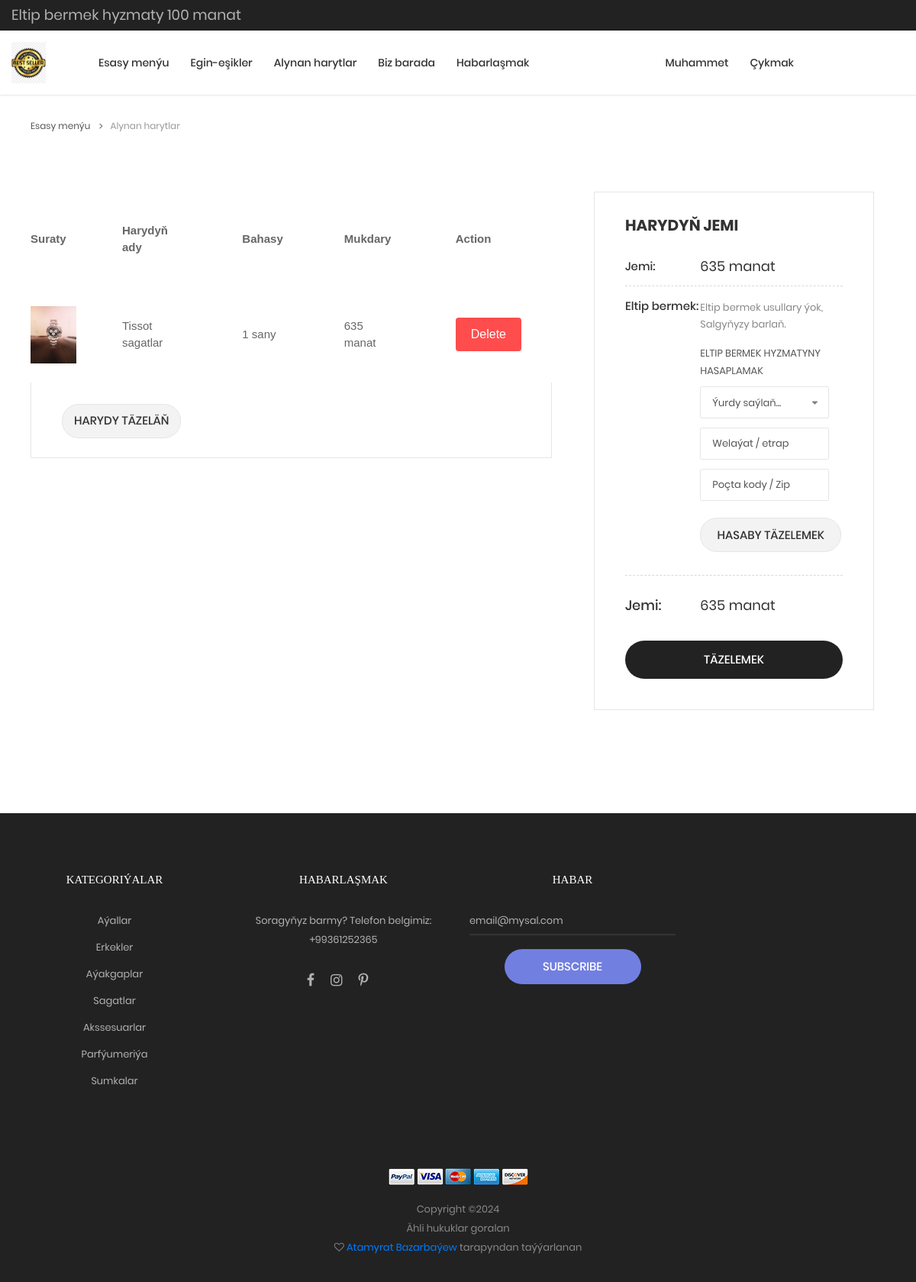
Page /shoping_cart/ (signed in) on the committed database.
### main/models.py (models this page shows)
class Cart(models.Model):
    user = models.ForeignKey(User, on_delete=models.CASCADE, null=True)
    product = models.ForeignKey(Product, on_delete=models.CASCADE, null=True)
    price = models.IntegerField(null=True)
    image = models.ImageField(upload_to='image', null=True)
    class Meta:
        db_table = 'cart'
        verbose_name = 'cart'
        verbose_name_plural = 'carts'
        ordering = ['-id']

class Product(models.Model):
    name = models.CharField(max_length=100)
    category = models.CharField(max_length=50)
    price = models.IntegerField()
    image = models.ImageField(upload_to='image')
    description = models.TextField(null=True)
    class Meta:
        db_table = 'products'
        verbose_name = 'product'
        verbose_name_plural = 'products'
        ordering = ['-id']
    def __str__(self):
        return self.name

### main/views.py (the view)
# urls.py: path('shoping_cart/', views.shoping_сart, name='shoping_cart'),
@login_required
def shoping_сart(request):
    total_price = 0
    carts = models.Cart.objects.filter(user=request.user)
    for cart in carts:
        total_price += cart.price
    context = {
        'carts': carts,
        'total_price': total_price
    }
    return render(request, 'shoping_cart.html', context)

### templates/shoping_cart.html (shortened to what this page needs)
{% load static %}
<!DOCTYPE html>
<html lang="en">
<head>
	<link rel="stylesheet" type="text/css" href="{% static 'css/vendor/bootstrap/css/bootstrap.min.css' %}">
	<link rel="stylesheet" type="text/css" href="{% static 'css/fonts/font-awesome-4.7.0/css/font-awesome.min.css' %}">
	<link rel="stylesheet" type="text/css" href="{% static 'css/fonts/iconic/css/material-design-iconic-font.min.css' %}">
	<link rel="stylesheet" type="text/css" href="{% static 'css/fonts/linearicons-v1.0.0/icon-font.min.css' %}">
	<link rel="stylesheet" type="text/css" href="{% static 'css/vendor/animate/animate.css' %}">
	<link rel="stylesheet" type="text/css" href="{% static 'css/vendor/css-hamburgers/hamburgers.min.css' %}">
	<link rel="stylesheet" type="text/css" href="{% static 'css/vendor/animsition/css/animsition.min.css' %}">
	<link rel="stylesheet" type="text/css" href="{% static 'css/vendor/select2/select2.min.css' %}">
	<link rel="stylesheet" type="text/css" href="{% static 'css/vendor/perfect-scrollbar/perfect-scrollbar.css' %}">
	<link rel="stylesheet" type="text/css" href="{% static 'css/css/util.css' %}">
	<link rel="stylesheet" type="text/css" href="{% static 'css/css/main.css' %}">
</head>
<body class="animsition">
	<header class="header-v4">
		<div class="container-menu-desktop">
			<div class="top-bar">
				<div class="content-topbar flex-sb-m h-full container">
					<div class="left-top-bar">
						<h5> Eltip bermek hyzmaty 100 manat </h5>
					</div>
				</div>
			</div>
			<div class="wrap-menu-desktop how-shadow1">
				<nav class="limiter-menu-desktop container">
					<a href="{% url 'home' %}" class="logo">
						<img src="{% static 'img/images/icons/icon2.png' %}" alt="IMG-LOGO">
					</a>
					<div class="menu-desktop">
						<ul class="main-menu">
							<li>
								<a href="{% url 'home' %}">Esasy menýu</a>
							</li>
							<li>
								<a href="{% url 'product' %}">Egin-eşikler</a>
							</li>
							<li>
								<a href="{% url 'shoping_cart' %}">Alynan harytlar</a>
							</li>
							<li>
								<a href="{% url 'about' %}">Biz barada</a>
							</li>
							<li>
								<a href="{% url 'contact' %}">Habarlaşmak</a>
							</li>
						</ul>
					</div>
					<div class="main-menu">
						<li>
							<a href="{% url 'home' %}"  style="padding-left: 150px;">{{ request.user.username }}</a>
						</li>
						<li>
							<a href="{% url 'logout' %}">Çykmak</a>
						</li>
					</div>
				</nav>
			</div>
		</div>
	</header>
	<div class="container">
		<div class="bread-crumb flex-w p-l-25 p-r-15 p-t-30 p-lr-0-lg">
			<a href="{% url 'home' %}" class="stext-109 cl8 hov-cl1 trans-04">
				Esasy menýu
				<i class="fa fa-angle-right m-l-9 m-r-10" aria-hidden="true"></i>
			</a>
			<span class="stext-109 cl4">
				Alynan harytlar
			</span>
		</div>
	</div>
	<form class="bg0 p-t-75 p-b-85">
		<div class="container">
			<div class="row">
				<div class="col-lg-10 col-xl-7 m-lr-auto m-b-50">
					<div class="m-l-25 m-r--38 m-lr-0-xl">
						<div class="wrap-table-shopping_cart">
							<table class="table-shopping_cart">
								<tr class="table_head">
									<th class="column-1">Suraty</th>
									<th class="column-2" style="padding: 40px;">Harydyň ady</th>
									<th class="column-3" style="padding: 40px;">Bahasy</th>
									<th class="column-4" style="padding: 40px;">Mukdary</th>
									<th class="column-5" style="padding: 40px;">Action</th>
								</tr>
                                 {% for cart in carts %}
								<tr class="table_row">
									<td class="column-1">
										<div class="how-itemcart1">
											<img src="{{ cart.image.url }}" alt="IMG">
										</div>
									</td>
									<td class="column-2" style="padding: 40px;">{{ cart.product }}</td>
									<td class="column-3" style="padding: 40px;"> 1 sany</td>
									<td class="column-4" style="padding: 40px;"> {{ cart.price }} manat</td>
									<td class="column-5" style="padding: 40px;"> <a href="{% url 'delete_product' id=cart.id %}" class="delete-button">Delete</a></td>
								</tr>
								{% endfor %}
							</table>
						</div>
						<div class="flex-w flex-sb-m bor15 p-t-18 p-b-15 p-lr-40 p-lr-15-sm">
							<div class="flex-c-m stext-101 cl2 size-119 bg8 bor13 hov-btn3 p-lr-15 trans-04 pointer m-tb-10">
								Harydy täzeläň
							</div>
						</div>
					</div>
				</div>
				<div class="col-sm-10 col-lg-7 col-xl-5 m-lr-auto m-b-50">
					<div class="bor10 p-lr-40 p-t-30 p-b-40 m-l-63 m-r-40 m-lr-0-xl p-lr-15-sm">
						<h4 class="mtext-109 cl2 p-b-30">
							Harydyň jemi
						</h4>
						<div class="flex-w flex-t bor12 p-b-13">
							<div class="size-208">
								<span class="stext-110 cl2">
									Jemi:
								</span>
							</div>
							<div class="size-209">
								<span class="mtext-110 cl2">
									{{ total_price }} manat
								</span>
							</div>
						</div>
						<div class="flex-w flex-t bor12 p-t-15 p-b-30">
							<div class="size-208 w-full-ssm">
								<span class="stext-110 cl2">
									Eltip bermek:
								</span>
							</div>
							<div class="size-209 p-r-18 p-r-0-sm w-full-ssm">
								<p class="stext-111 cl6 p-t-2">
									Eltip bermek usullary ýok, Salgyňyzy barlaň.
								</p>
								<div class="p-t-15" a>
									<span class="stext-112 cl8" >
										Eltip bermek hyzmatyny hasaplamak
									</span>
									<div class="rs1-select2 rs2-select2 bor8 bg0 m-b-12 m-t-9">
									</div>
									<div class="bor8 bg0 m-b-12">
										<input class="stext-111 cl8 plh3 size-111 p-lr-15" type="text" name="state" placeholder="Welaýat / etrap">
									</div>
									<div class="bor8 bg0 m-b-22">
										<input class="stext-111 cl8 plh3 size-111 p-lr-15" type="text" name="postcode" placeholder="Poçta kody / Zip">
									</div>
									<div class="flex-w">
										<div class="flex-c-m stext-101 cl2 size-115 bg8 bor13 hov-btn3 p-lr-15 trans-04 pointer">
											Hasaby täzelemek
										</div>
									</div>
								</div>
							</div>
						</div>
						<div class="flex-w flex-t p-t-27 p-b-33">
							<div class="size-208">
								<span class="mtext-101 cl2">
									Jemi:
								</span>
							</div>
							<div class="size-209 p-t-1">
								<span class="mtext-110 cl2">
									{{ total_price }} manat
								</span>
							</div>
						</div>
						<button class="flex-c-m stext-101 cl0 size-116 bg3 bor14 hov-btn3 p-lr-15 trans-04 pointer">
							Täzelemek
						</button>
					</div>
				</div>
			</div>
		</div>
	</form>
	<footer class="bg3 p-t-75 p-b-32">
		<div class="container" align="center">
			<div class="row">
				<div class="col-sm-6 col-lg-3 p-b-50">
					<h4 class="stext-301 cl0 p-b-30">
						Kategoriýalar
					</h4>
					<ul>
						<li class="p-b-10">
							<a href="{% url 'product' %}" class="stext-107 cl7 hov-cl1 trans-04">
								Aýallar
							</a>
						</li>
						<li class="p-b-10">
							<a href="{% url 'product' %}" class="stext-107 cl7 hov-cl1 trans-04">
								Erkekler
							</a>
						</li>
						<li class="p-b-10">
							<a href="{% url 'product' %}" class="stext-107 cl7 hov-cl1 trans-04">
								Aýakgaplar
							</a>
						</li>
						<li class="p-b-10">
							<a href="{% url 'product' %}" class="stext-107 cl7 hov-cl1 trans-04">
								Sagatlar
							</a>
						</li>
						<li class="p-b-10">
							<a href="{% url 'product' %}" class="stext-107 cl7 hov-cl1 trans-04">
								Akssesuarlar
							</a>
						</li>
						<li class="p-b-10">
							<a href="{% url 'product' %}" class="stext-107 cl7 hov-cl1 trans-04">
								Parfýumeriýa
							</a>
						</li>
						<li class="p-b-10">
							<a href="{% url 'product' %}" class="stext-107 cl7 hov-cl1 trans-04">
								Sumkalar
							</a>
						</li>
					</ul>
				</div>
				<div class="col-sm-6 col-lg-3 p-b-50">
					<h4 class="stext-301 cl0 p-b-30">
						Habarlaşmak
					</h4>
					<p class="stext-107 cl7 size-201">
						Soragyňyz barmy? Telefon belgimiz: +99361252365
					</p>
					<div class="p-t-27">
						<a href="https://www.facebook.com/login/?next=https%3A%2F%2Fwww.facebook.com%2F%3Flocale%3Dru_RU" class="fs-18 cl7 hov-cl1 trans-04 m-r-16">
							<i class="fa fa-facebook"></i>
						</a>
						<a href="https://www.instagram.com/accounts/login/" class="fs-18 cl7 hov-cl1 trans-04 m-r-16">
							<i class="fa fa-instagram"></i>
						</a>
						<a href="https://ru.pinterest.com/" class="fs-18 cl7 hov-cl1 trans-04 m-r-16">
							<i class="fa fa-pinterest-p"></i>
						</a>
					</div>
				</div>
				<div class="col-sm-6 col-lg-3 p-b-50">
					<h4 class="stext-301 cl0 p-b-30">
						Habar
					</h4>
					<form>
						<div class="wrap-input1 w-full p-b-4">
							<input class="input1 bg-none plh1 stext-107 cl7" type="text" name="email" placeholder="email@mysal.com">
						</div>
						<div class="p-t-18">
							<button class="flex-c-m stext-101 cl0 size-103 bg1 bor1 hov-btn2 p-lr-15 trans-04">
								Subscribe
							</button>
						</div>
					</form>
				</div>
			</div>
			<div class="p-t-40">
					<div class="flex-c-m flex-w p-b-18">
						<a href="https://www.paypal.com/ru/home" class="m-all-1">
							<img src="{% static 'img/images/icons/icon-pay-01.png' %}" alt="ICON-PAY">
						</a>
						<a href="https://cis.visa.com/" class="m-all-1">
							<img src="{% static 'img/images/icons/icon-pay-02.png' %}" alt="ICON-PAY">
						</a>
						<a href="https://www.mastercard.ru/ru-ru.html" class="m-all-1">
							<img src="{% static 'img/images/icons/icon-pay-03.png' %}" alt="ICON-PAY">
						</a>
						<a href="#" class="m-all-1">
							<img src="{% static 'img/images/icons/icon-pay-04.png' %}" alt="ICON-PAY">
						</a>
						<a href="#" class="m-all-1">
							<img src="{% static 'img/images/icons/icon-pay-05.png' %}" alt="ICON-PAY">
						</a>
					</div>
				<p class="stext-107 cl6 txt-center">
Copyright  &copy;<script>document.write(new Date().getFullYear());</script> <br> Ähli hukuklar goralan <br><i class="fa fa-heart-o" aria-hidden="true"></i><a href="#" target="_blank"> Atamyrat Bazarbaýew </a> tarapyndan taýýarlanan
				</p>
			</div>
		</div>
	</footer>
</body>
</html>

### templates/shoping_cart.html (style rules this page uses)
.delete-button { background-color: #ff4d4d; color: white; display: inline-block; padding: 10px 20px; font-size: 16px; text-decoration: none; border-radius: 4px; }

### rows in the picture
Cart: image (picture), product "Tissot sagatlar", price "635"

### other values in the picture
{{ request.user.username }} "Muhammet"
{{ total_price }} "635"
